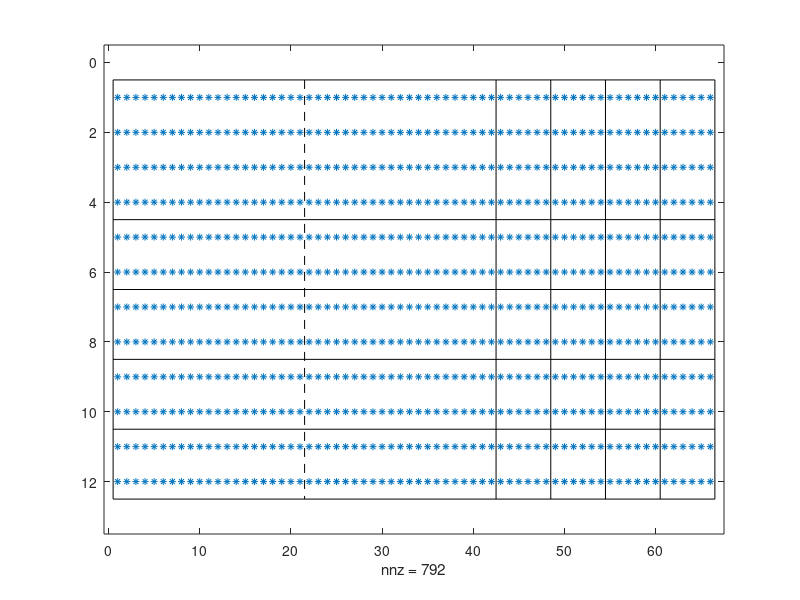

Recreate this plot in MATLAB.
for ii = 1:12
    for jj = 1:66

        if ii>4&&((jj>4&&jj<=20)||(jj>25&&jj<=41))
%                 if ii>4&&((jj==21)||(jj==42))
            W(ii,jj)=0;
        end

    end
end 

Wfull=ones(12,66);
figure(2)
spy(Wfull,5)
hold on
plot([0.5,66.5],[0.5,0.5],'k')
plot([0.5,66.5],[4.5,4.5],'k')
plot([0.5,66.5],[6.5,6.5],'k')
plot([0.5,66.5],[8.5,8.5],'k')
plot([0.5,66.5],[10.5,10.5],'k')
plot([0.5,66.5],[12.5,12.5],'k')


plot([0.5,0.5],[0.5,12.5],'k')

plot([21.5,21.5],[0.5,12.5],'--k')
plot([42.5,42.5],[0.5,12.5],'k')
plot([48.5,48.5],[0.5,12.5],'k')
plot([54.5,54.5],[0.5,12.5],'k')
plot([60.5,60.5],[0.5,12.5],'k')
plot([66.5,66.5],[0.5,12.5],'k')
axis([-0.5,67.5,-0.5,13.5])